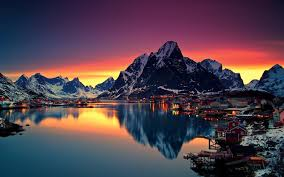
#> input picture TUGAS_PCD_2/GreyScale/Pict_Grey/view.jpeg, 284 x 177 px, given in place of view.jpg, which was not available
$ python highpass.py
#> lines starting #> are read from the running program, lines starting #| are printed output that depends on the picture; pictures that were not available may be replaced by others from this repository, and a replacement may not be noted
import imageio.v3 as image
import numpy as np
import matplotlib.pyplot as plt

# Path ke citra yang akan diproses
path = "D:\\Ikram\\Kuliah\\Semester 5\\Pengolahan Citra Digital\\PCD5\\Picture\\view.jpg"

# Membaca citra
my_image = image.imread(path)
#> my_image is the input picture: shape (177, 284, 3); mean R, G, B 82, 65.1, 77

# Fungsi untuk mengonversi citra berwarna ke grayscale
def convert_to_grey(image):
    red = image[:, :, 0]
    green = image[:, :, 1]
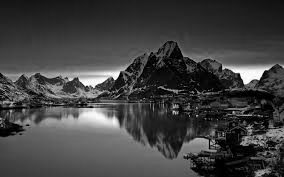
#> green: shape (177, 284); min 0, max 255, mean 65.1
    blue = image[:, :, 2]
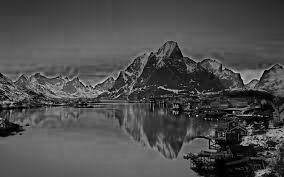
#> blue: shape (177, 284); min 0, max 210, mean 77
    grey = (red + green + blue) / 3  # Menghitung rata-rata intensitas
    return grey  # Kembalikan citra grayscale sebagai 2D array (bukan 3D)

# Fungsi untuk menerapkan filter low-pass pada citra grayscale
def low_pass_filter_grayscale(image):
    filtered_image = np.zeros_like(image)
    for i in range(1, image.shape[0] - 1):  # Iterasi untuk setiap piksel (menghindari batas citra)
        for j in range(1, image.shape[1] - 1):
            filtered_image[i, j] = np.mean(image[i-1:i+2, j-1:j+2])  # Mengambil 3x3 area dan menghitung rata-rata
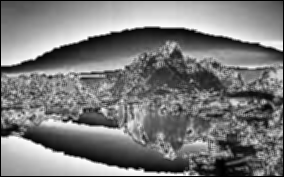
#> filtered_image: shape (177, 284) float64; min 0, max 84.33, mean 40.5; drawn with min black and max white
    return filtered_image

# Fungsi untuk menerapkan filter low-pass pada citra berwarna
def low_pass_filter_color(image):
    filtered_image = np.zeros_like(image)
    for i in range(1, image.shape[0] - 1):
        for j in range(1, image.shape[1] - 1):
            for c in range(3):
                filtered_image[i, j, c] = np.mean(image[i-1:i+2, j-1:j+2, c])  # Mengambil 3x3 area per saluran warna
#> filtered_image: shape (177, 284, 3)
    return filtered_image

# Fungsi untuk normalisasi citra ke uint8 (rentang [0, 255])
def normalize_to_uint8(image):
    return np.uint8((image / image.max()) * 255)  # Normalisasi citra ke rentang 0-255 dan konversi ke uint8

# Mengonversi citra menjadi grayscale
image_grey = convert_to_grey(my_image)

# Terapkan filter low-pass
image_gray_lowpass = low_pass_filter_grayscale(image_grey)
image_lowpass = low_pass_filter_color(my_image)

# Membuat filter high-pass dengan mengurangkan citra asli dengan hasil low-pass filter
image_gray_highpass = image_grey - image_gray_lowpass
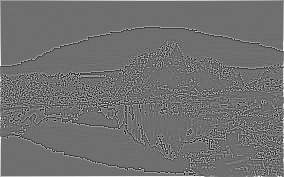
#> image_gray_highpass: shape (177, 284) float64; min -65.63, max 84.67, mean 0.8; drawn with min black and max white
image_highpass = my_image - image_lowpass

# Normalisasi citra ke uint8 untuk penyimpanan dan tampilan
image_grey_uint8 = normalize_to_uint8(image_grey)
image_gray_highpass_uint8 = normalize_to_uint8(image_gray_highpass)
#> in normalize_to_uint8 (call 2), `return np.uint8((image / image.max()) * 255)`:
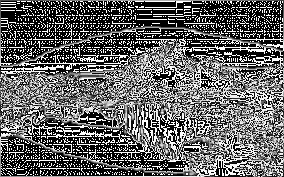
#> returned value: shape (177, 284); min 0, max 255, mean 101.9
image_highpass_uint8 = normalize_to_uint8(image_highpass)

# Menyimpan citra hasil
image.imwrite("D:\\Ikram\\Kuliah\\Semester 5\\Pengolahan Citra Digital\\PCD5\\Picture\\view_Grayscale.jpg", image_grey_uint8)
image.imwrite("D:\\Ikram\\Kuliah\\Semester 5\\Pengolahan Citra Digital\\PCD5\\Picture\\view_highpass_color.jpg", image_highpass_uint8)
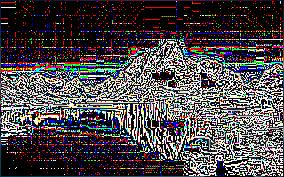
#> saved as view_highpass_color.jpg: shape (177, 284, 3); mean R, G, B 78.4, 72.5, 76.6
image.imwrite("D:\\Ikram\\Kuliah\\Semester 5\\Pengolahan Citra Digital\\PCD5\\Picture\\view_highpass_gray.jpg", image_gray_highpass_uint8)

# Menghitung histogram untuk masing-masing citra
my_image_hist, bins = np.histogram(my_image.flatten(), bins=256, range=[0, 256])
#> my_image_hist = 256 values, max 2945 at index 0, min 35 at index 193, mean 589.1; bins = 257 values from 0 to 256
image_gray_hist, bins = np.histogram(image_grey_uint8.flatten(), bins=256, range=[0, 256])
#> image_gray_hist = 256 values, max 452 at index 81, min 0 at index 35, mean 196.4
image_highpass_hist, bins = np.histogram(image_highpass_uint8.flatten(), bins=256, range=[0, 256])
#> image_highpass_hist = 256 values, max 37630 at index 0, min 0 at index 127, mean 589.1
image_gray_highpass_hist, bins = np.histogram(image_gray_highpass_uint8.flatten(), bins=256, range=[0, 256])
#> image_gray_highpass_hist = 256 values, max 11342 at index 0, min 19 at index 128, mean 196.4

# Menampilkan citra asli dan hasil filter
plt.figure(figsize=(10, 10))

# Citra asli
plt.subplot(4, 2, 1)
plt.title('Citra Asli')
plt.imshow(my_image)
plt.axis('off')

plt.subplot(4, 2, 3)
plt.plot(my_image_hist, color="black")
plt.title("Histogram Citra Asli")
plt.xlabel("Intensitas")
plt.ylabel("Jumlah Piksel")

# Citra setelah high-pass filter (Berwarna)
plt.subplot(4, 2, 5)
plt.title('Citra setelah High-Pass Filter (Berwarna)')
plt.imshow(image_highpass_uint8)
plt.axis('off')

plt.subplot(4, 2, 7)
plt.plot(image_highpass_hist, color="blue")
plt.title("Histogram Citra High-Pass Filter (Berwarna)")
plt.xlabel("Intensitas")
plt.ylabel("Jumlah Piksel")

# Citra grayscale
plt.subplot(4, 2, 2)
plt.title('Citra Grayscale')
plt.imshow(image_grey_uint8, cmap='gray')
plt.axis('off')

plt.subplot(4, 2, 4)
plt.plot(image_gray_hist, color="red")
plt.title("Histogram Citra Grayscale")
plt.xlabel("Intensitas")
plt.ylabel("Jumlah Piksel")

# Citra grayscale setelah high-pass filter
plt.subplot(4, 2, 6)
plt.title('Citra Grayscale setelah High-Pass Filter')
plt.imshow(image_gray_highpass_uint8, cmap='gray')
plt.axis('off')

plt.subplot(4, 2, 8)
plt.plot(image_gray_highpass_hist, color="green")
plt.title("Histogram Citra Grayscale High-Pass Filter")
plt.xlabel("Intensitas")
plt.ylabel("Jumlah Piksel")

# Menyesuaikan layout agar tidak tumpang tindih
plt.tight_layout(pad=2.5)

plt.show()
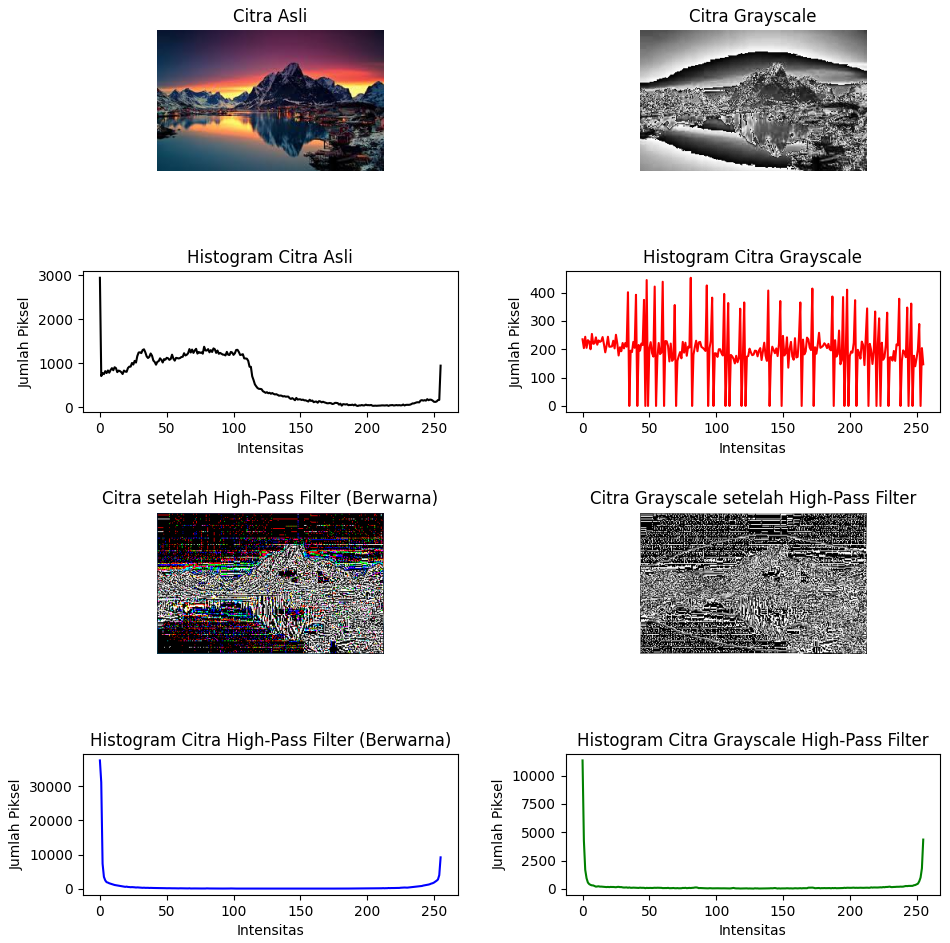
#> figure drawn by matplotlib, 8 panels; panel 2: curve peaks at x = 0, y = 2945; panel 4: curve peaks at x = 0, y = 37630; panel 6: curve peaks at x = 81, y = 452; panel 8: curve peaks at x = 0, y = 11342

print("Proses selesai.")
